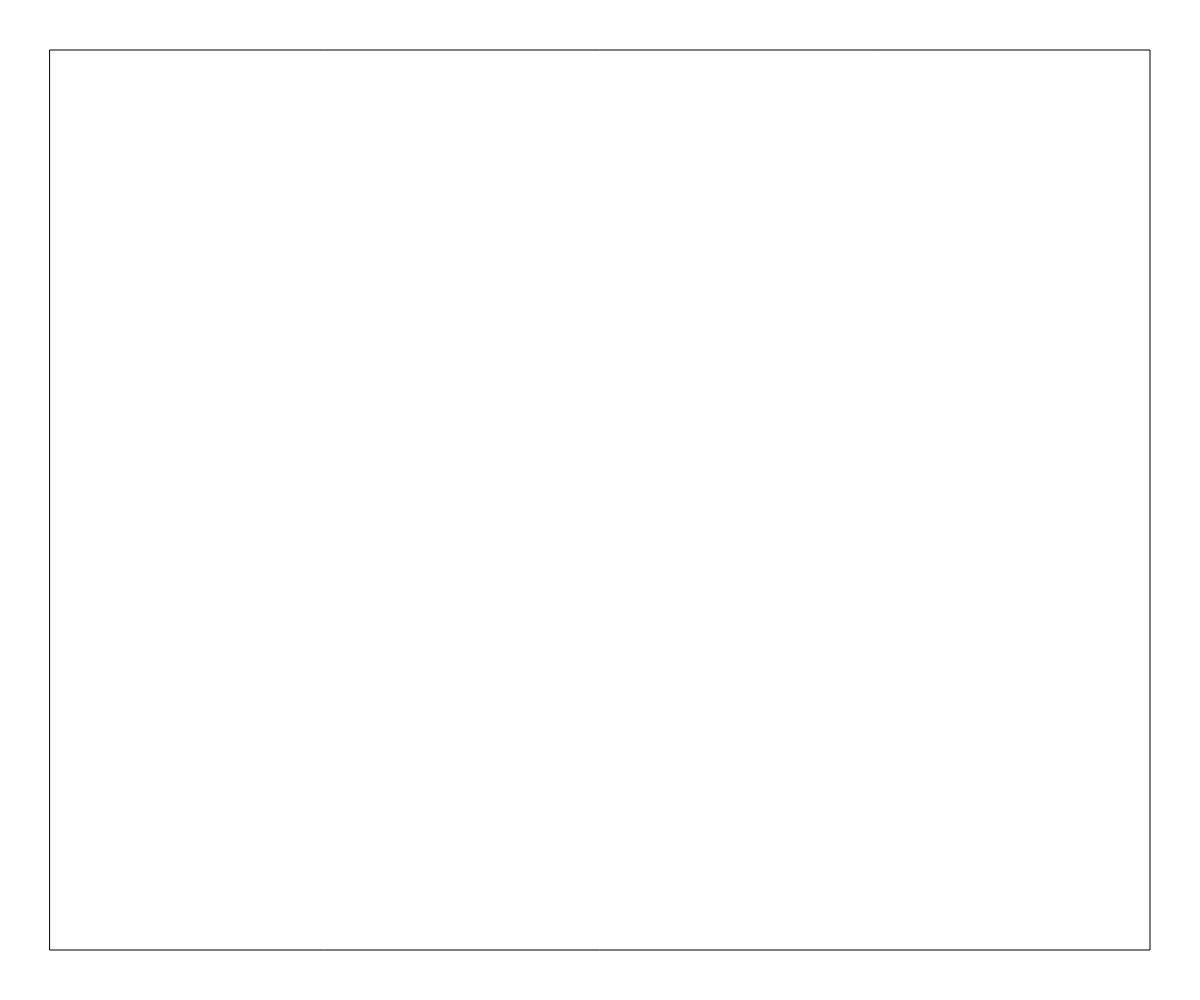
Frame 1 (no input)
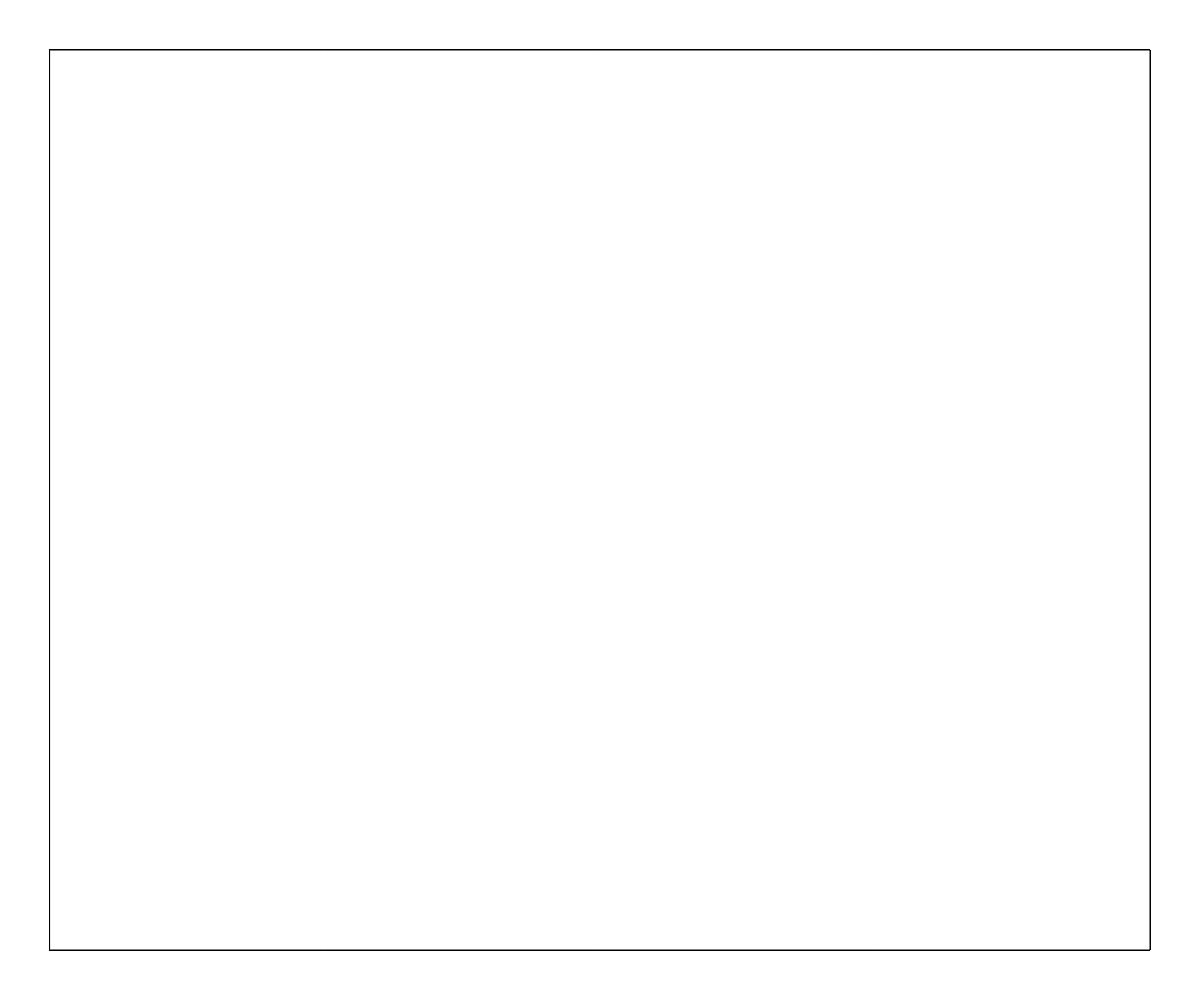
Frame 60 (no input)
Frame 120 (the mouse pressed at the canvas centre since frame 60): identical to frame 60, image omitted

The p5.js sketch that drew these frames (run headless with seeded random() and noise() and a simulated clock; from frame 60 on, the mouse is pressed at the canvas centre):

// p5.js sketch
// ── sketch.js
const width = window.innerWidth;
const height = window.innerHeight;

console.log(width, height);

function setup() {
    createCanvas(width, height);
}

function draw() {
    const offset = 50;
    stroke(.5);
    rect(offset, offset, width - (offset * 2), height - (offset * 2));
}
